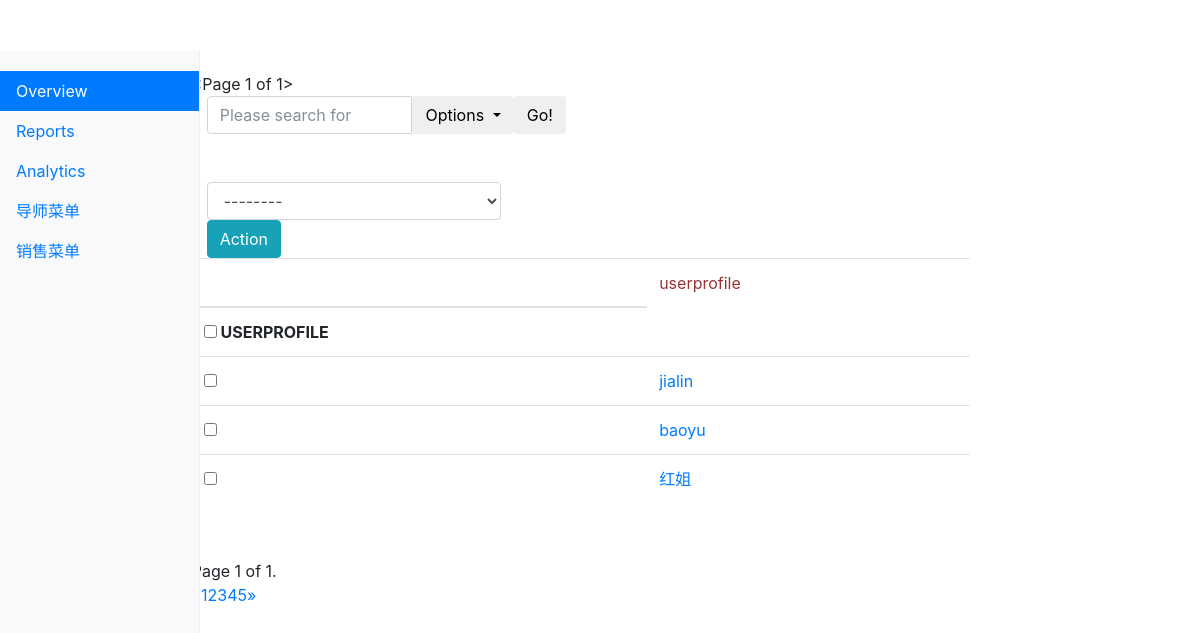
The page /kingadmin/crm/userprofile/ (signed in) on the database its author committed.
### crm/models.py (models this page shows, shortened)
class Menus(models.Model):
    name = models.CharField(max_length=64)
    url_type_choices = ((0,'absolute'),(1,'dynamic'))
    url_type = models.SmallIntegerField(choices=url_type_choices,default=0)
    url_name = models.CharField(max_length=128)
    class Meta:
        unique_together = ('name','url_name')

class UserProfile(models.Model):
    user = models.OneToOneField(User,on_delete=models.CASCADE)
    name = models.CharField(max_length=64, verbose_name="姓名")
    role = models.ManyToManyField("Role", blank=True, null = True)
    def __str__(self):
        return self.name

### kingadmin/views.py (the view, shortened to what this page needs)
# urls.py: url(r'^(\w+)/(\w+)/$', views.table_list, name="table_list"),
@login_required
def table_list(request, app_name, model_name):
    admin_class = site.enabled_admin[app_name][model_name] #get the admin_class class save in the list
    querysets = admin_class.model.objects.all().order_by('-id')# get the data
    filter_list = request.GET
    filtered_query, querysets = selected_set(filter_list, querysets)
    admin_class.filtered_query = filtered_query
    querysets = querysets.order_by('-id')
    need_sort_column_name,sorted_querysets, sorted_column = sorted_querysets_by_column(request, querysets, admin_class)
    searched_queryset = searched_querysets(request, sorted_querysets, admin_class)
    querysets  = Paginator(searched_queryset ,admin_class.list_per_page)
    page = request.GET.get('page')
    try:
        querysets = querysets.get_page(page)
    except PageNotAnInteger:
        querysets = querysets.get_page(1)
    except EmptyPage:
        querysets = querysets.get_page(querysets.num_pages)
    admin_class.sorted_colunm_name = need_sort_column_name
    admin_class.sorted_column = sorted_column
    return render(request, "kingadmin/table_list.html",\
                  {"querysets": querysets,"model_name":model_name,\
                   "admin_class":admin_class, "need_sort_column_name": need_sort_column_name})

### kingadmin/templatetags/kingadmin_tags.py (called while the page is built)
@register.simple_tag
def build_table_row(count,obj, admin_class):
    ele = ""
    if admin_class.list_display:
        for index, column_name in enumerate(admin_class.list_display):
            column_obj = admin_class.model._meta.get_field(column_name)
            if column_obj.choices:
                column_data = getattr(obj, "get_%s_display" %column_name)()
            else:
                column_data = getattr(obj, column_name)
            if not index:
                ele += "<td><a href='%s/change'>%s</a></td>" % (obj.id, column_data)
            else:
                ele += "<td>%s</td>" % column_data
    else:
        ele += "<td><a href='%s/change'>%s</a></td>" % (count, obj)
    return mark_safe(ele)

@register.simple_tag
def get_model_name(admin_class):
    return admin_class.model._meta.model_name.upper()

@register.simple_tag
def get_filteredlist_pagenum(admin_class, querysets):
    page_num = querysets.number
    filtered_list = admin_class.filtered_query
    ele = ""
    if page_num:
        ele += "&page=%s" % page_num
    if filtered_list:
        for k, v in filtered_list.items():
            ele += "&%s=%s" % (k, v)
    return mark_safe(ele)

@register.simple_tag
def get_sorted_column(admin_class):
    if admin_class.sorted_column:
        for k,v in admin_class.sorted_column.items():
            return v
    else:
        return ""

### kingadmin/views.py (called while the page is built, shortened)
def selected_set(filter_list, querysets):
    filtered_list = {}
    for key,value in filter_list.items():
        if key in ("page","o","search_fileds"):continue
        if value == "---------":
            filtered_list[key] = "1970-07-01"
        elif value:
            filtered_list[key] = value
    return filtered_list, querysets.filter(**filtered_list)

def sorted_querysets_by_column(request, querysets, admin_class):
    need_sort_column_index = request.GET.get('o')
    sorted_column = {}
    if not need_sort_column_index:
        return None, querysets, sorted_column
    else:
        need_sort_column_name = admin_class.list_display[abs(int(need_sort_column_index))]
        querysets = querysets.order_by(need_sort_column_name)
        sorted_column[need_sort_column_name.strip('-')] = '-' + need_sort_column_index
        return need_sort_column_name, querysets, sorted_column

### kingadmin/templates/kingadmin/table_list.html (shortened to what this page needs)
{% extends "kingadmin/index.html" %}
{% load kingadmin_tags %}
{% block dashboard %}
    {{ querysets }}
    <div>
    <form method="get">
        <div class="col-lg-6">
            <div class="input-group">
                <input type="text" class="form-control" placeholder="Please search for " name="search_fileds">
                <div class="input-group-btn">
                    <button type="button" class="btn btn-default dropdown-toggle" data-toggle="dropdown" aria-haspopup="true" aria-expanded="false">
                      <span>Options</span>
                    </button>
                  </div>
                  <span class="input-group-btn">
                    <button class="btn btn-default" type="submit">Go!</button>
                  </span>
            </div>
        </div>
    </form>
    <br>
    <br>
    </div>
    <div>
    <form onsubmit="return ActionCheck(this)" method="post">{% csrf_token %}
        <div>
            <div class="col-sm-5">
                <select class="form-control" name="action">
                    <option value=''>--------</option>
                </select>
            </div>
            <div class="col-sm-5">
                <button  type="submit" class="btn btn-info">Action</button>
            </div>
        </div>
    </form>
    </div>
    <table class="table table-hover">
    <thead>
        <tr>
            <th>
                <td style="color: #993333">{{ model_name }} </td>
            </th>
        </tr>
    </thead>
    <tbody>
    <tr>
        <th>
        <input type="checkbox" onclick="SelectAllObjs(this)">
            {% if admin_class.list_display %}
                {% for item in admin_class.list_display %}
                    <td><a href="?o={% get_order_method need_sort_column_name item admin_class%}{% get_filteredlist_pagenum admin_class querysets %}">{{ item }}</a>
                        {% build_order_method_arrow need_sort_column_name item admin_class %}
                    </td>
                {% endfor %}
            {% else %}
                {% get_model_name admin_class %}
            {% endif %}
        </th>
    </tr>
    {% for  item in querysets %}
        <tr>
            <th>
                <input row-select="true" type="checkbox" value="{{ item.id }}">
                {% build_table_row forloop.counter item admin_class  %}
            </th>
        </tr>
    {% endfor %}
    </tbody>
    </table>
    {% build_page_navigation querysets admin_class %}
    <div class="pagination">
        <span class="step-links">
            <span class="current">
                Page {{ querysets.number }} of {{ querysets.paginator.num_pages }}.
            </span>
        </span>
    </div>
    <nav aria-label="Page navigation">
  <ul class="pagination">
    <li>
      <a href="#" aria-label="Previous">
        <span aria-hidden="true">&laquo;</span>
      </a>
    </li>
    <li><a href="#">1</a></li>
    <li><a href="#">2</a></li>
    <li><a href="#">3</a></li>
    <li><a href="#">4</a></li>
    <li><a href="#">5</a></li>
    <li>
      <a href="#" aria-label="Next">
        <span aria-hidden="true">&raquo;</span>
      </a>
    </li>
  </ul>
</nav>
{% endblock %}

### kingadmin/templates/kingadmin/index.html (shortened to what this page needs)
<!DOCTYPE html>
<html lang="en"><head><meta http-equiv="Content-Type" content="text/html; charset=UTF-8">
    <link href="/static/css/bootstrap.min.css" rel="stylesheet">
    <link href="/static/css/dashboard.css" rel="stylesheet">
</head>
  <body>
    <div class="container-fluid">
      <div class="row">
        <nav class="col-sm-3 col-md-2 d-none d-sm-block bg-light sidebar">
          <ul class="nav nav-pills flex-column">
            <li class="nav-item">
              <a class="nav-link active" href="https://getbootstrap.com/docs/4.0/examples/dashboard/#">Overview <span class="sr-only">(current)</span></a>
            </li>
            <li class="nav-item">
              <a class="nav-link" href="#">Reports</a>
            </li>
            <li class="nav-item">
              <a class="nav-link" href="#">Analytics</a>
            </li>
              {% for role_list in request.user.userprofile.role.all %}
                  {% for menu in role_list.menus.all  %}
                       <li class="nav-item">
                                 <a class="nav-link" href="{% if menu.url_type == 0 %}{{ menu.url_name }} {% else %}{% url menu.url_name  %}{% endif %}">{{menu.name }} </a>
                       </li>
                  {% endfor %}
              {% endfor %}
          </ul>
        </nav>
      <div class="col-sm-9 col-sm-offset-3 col-md-10 col-md-offset-2 main">
        <main role="main" class="col-sm-9 ml-sm-auto col-md-10 pt-3">
            {% block dashboard %}{% endblock %}
        </main>
      </div>
      </div>
    </div>
</body>
</html>

### static/css/dashboard.css (style rules this page uses)
body { padding-top: 3.5rem; }
.sidebar { position: fixed; top: 51px; bottom: 0; left: 0; z-index: 1000; padding: 20px 0; overflow-x: hidden; overflow-y: auto; border-right: 1px solid #eee; }
.sidebar .nav { margin-bottom: 20px; }
.sidebar .nav-item { width: 100%; }
.sidebar .nav-item + .nav-item { margin-left: 0; }
.sidebar .nav-link { border-radius: 0; }

### rows shown on the page
Menus: name "导师菜单"
Menus: name "销售菜单"
UserProfile: name "jialin"
UserProfile: name "baoyu"
UserProfile: name "红姐"

### other values the page prints
{{ querysets }} "<Page 1 of 1>"
{{ model_name }} "userprofile"
{{ querysets.number }} "1"
{{ querysets.paginator.num_pages }} "1"
